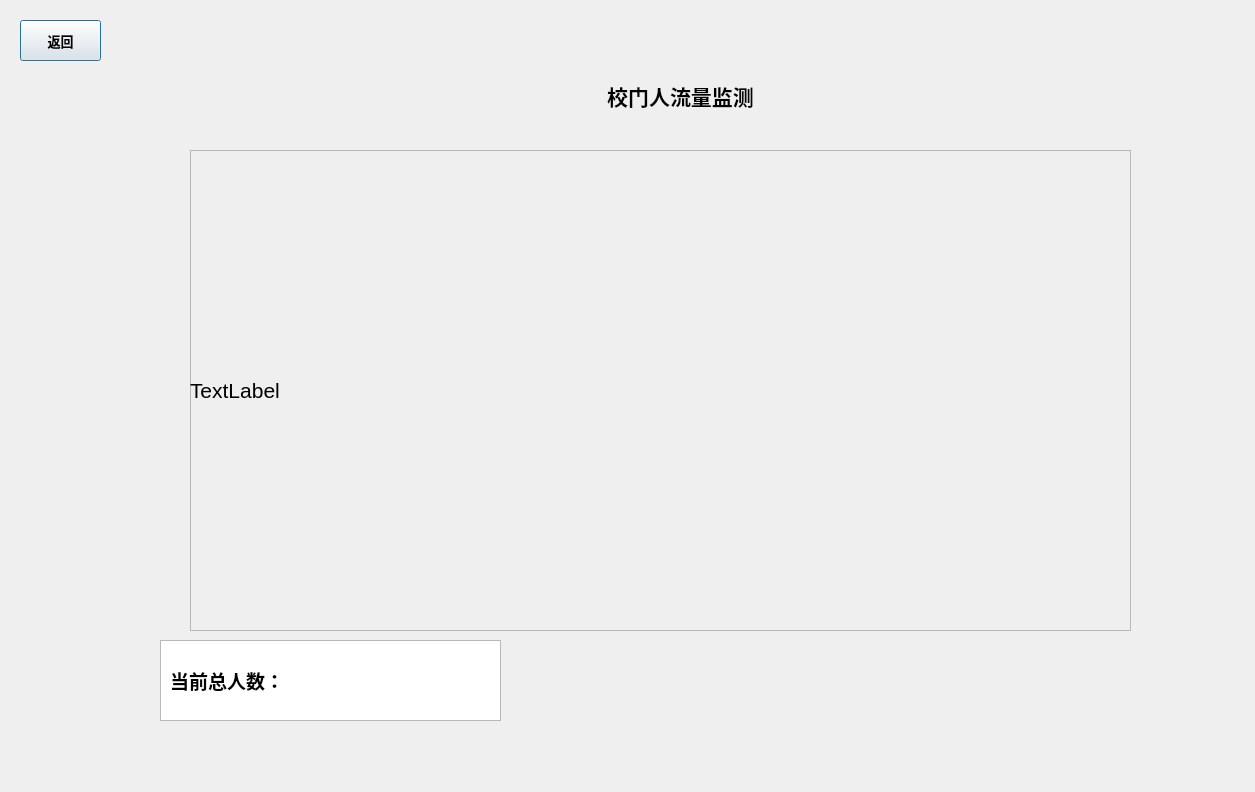
<?xml version="1.0" encoding="UTF-8"?>
<ui version="4.0">
 <class>Dialog</class>
 <widget class="QDialog" name="Dialog">
  <property name="geometry">
   <rect>
    <x>0</x>
    <y>0</y>
    <width>1255</width>
    <height>792</height>
   </rect>
  </property>
  <property name="font">
   <font>
    <pointsize>16</pointsize>
   </font>
  </property>
  <property name="windowTitle">
   <string>Dialog</string>
  </property>
  <widget class="QLabel" name="title2">
   <property name="geometry">
    <rect>
     <x>580</x>
     <y>70</y>
     <width>201</width>
     <height>51</height>
    </rect>
   </property>
   <property name="font">
    <font>
     <pointsize>16</pointsize>
     <weight>75</weight>
     <bold>true</bold>
    </font>
   </property>
   <property name="text">
    <string>校门人流量监测</string>
   </property>
   <property name="alignment">
    <set>Qt::AlignCenter</set>
   </property>
  </widget>
  <widget class="QFrame" name="frame">
   <property name="geometry">
    <rect>
     <x>190</x>
     <y>150</y>
     <width>941</width>
     <height>481</height>
    </rect>
   </property>
   <property name="frameShape">
    <enum>QFrame::StyledPanel</enum>
   </property>
   <property name="frameShadow">
    <enum>QFrame::Raised</enum>
   </property>
   <widget class="QLabel" name="video">
    <property name="geometry">
     <rect>
      <x>0</x>
      <y>0</y>
      <width>941</width>
      <height>481</height>
     </rect>
    </property>
    <property name="text">
     <string>TextLabel</string>
    </property>
   </widget>
  </widget>
  <widget class="QPushButton" name="returnButton">
   <property name="geometry">
    <rect>
     <x>20</x>
     <y>20</y>
     <width>81</width>
     <height>41</height>
    </rect>
   </property>
   <property name="font">
    <font>
     <pointsize>10</pointsize>
     <weight>75</weight>
     <italic>false</italic>
     <bold>true</bold>
    </font>
   </property>
   <property name="text">
    <string>返回</string>
   </property>
  </widget>
  <widget class="QLabel" name="car">
   <property name="geometry">
    <rect>
     <x>170</x>
     <y>660</y>
     <width>141</width>
     <height>41</height>
    </rect>
   </property>
   <property name="font">
    <font>
     <pointsize>14</pointsize>
     <weight>75</weight>
     <bold>true</bold>
    </font>
   </property>
   <property name="text">
    <string>当前总人数：</string>
   </property>
  </widget>
  <widget class="QLabel" name="number">
   <property name="geometry">
    <rect>
     <x>340</x>
     <y>660</y>
     <width>61</width>
     <height>41</height>
    </rect>
   </property>
   <property name="font">
    <font>
     <pointsize>14</pointsize>
     <weight>75</weight>
     <bold>true</bold>
    </font>
   </property>
   <property name="text">
    <string/>
   </property>
  </widget>
  <widget class="QLabel" name="title1">
   <property name="geometry">
    <rect>
     <x>550</x>
     <y>70</y>
     <width>41</width>
     <height>51</height>
    </rect>
   </property>
   <property name="font">
    <font>
     <pointsize>16</pointsize>
     <weight>75</weight>
     <bold>true</bold>
    </font>
   </property>
   <property name="text">
    <string/>
   </property>
   <property name="alignment">
    <set>Qt::AlignCenter</set>
   </property>
  </widget>
  <widget class="QTextBrowser" name="textBrowser">
   <property name="geometry">
    <rect>
     <x>160</x>
     <y>640</y>
     <width>341</width>
     <height>81</height>
    </rect>
   </property>
  </widget>
  <zorder>textBrowser</zorder>
  <zorder>title2</zorder>
  <zorder>frame</zorder>
  <zorder>returnButton</zorder>
  <zorder>car</zorder>
  <zorder>number</zorder>
  <zorder>title1</zorder>
 </widget>
 <resources/>
 <connections>
  <connection>
   <sender>returnButton</sender>
   <signal>clicked()</signal>
   <receiver>Dialog</receiver>
   <slot>return_home()</slot>
   <hints>
    <hint type="sourcelabel">
     <x>60</x>
     <y>40</y>
    </hint>
    <hint type="destinationlabel">
     <x>627</x>
     <y>395</y>
    </hint>
   </hints>
  </connection>
 </connections>
 <slots>
  <slot>return_last()</slot>
  <slot>return_home()</slot>
 </slots>
</ui>
